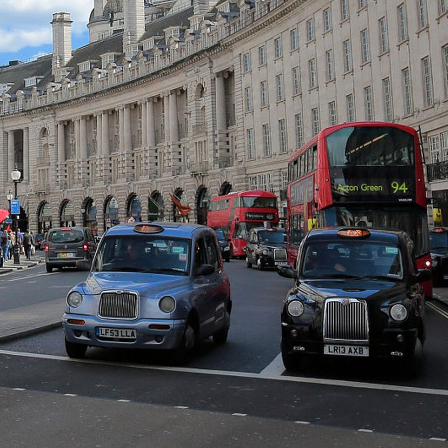
#> input picture 目标检测/ultralytics/imgs/test3.jpg, 448 x 448 px, given in place of test3.png, which was not available
$ python 05-CLAHE.py
#> lines starting #> are read from the running program, lines starting #| are printed output that depends on the picture; pictures that were not available may be replaced by others from this repository, and a replacement may not be noted
# -*- coding: utf-8 -*-
import cv2
import numpy as np
from matplotlib import pyplot as plt

img = cv2.imread('../assets/test3.png')
#> img is the input picture: shape (448, 448, 3); mean B, G, R 90.6, 88.6, 89.5
clahe = cv2.createCLAHE(clipLimit=10.0, tileGridSize=(8, 8))
cl1 = clahe.apply(img[:, :, 0])
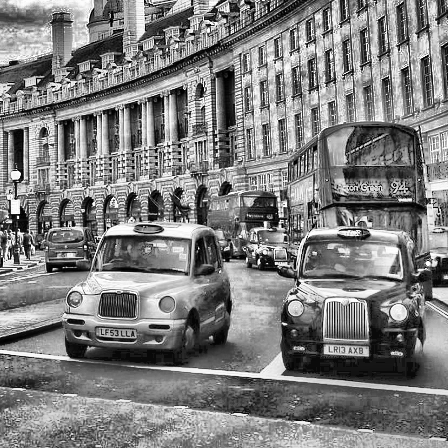
#> cl1: shape (448, 448); min 0, max 255, mean 126.2
cl2 = clahe.apply(img[:, :, 1])
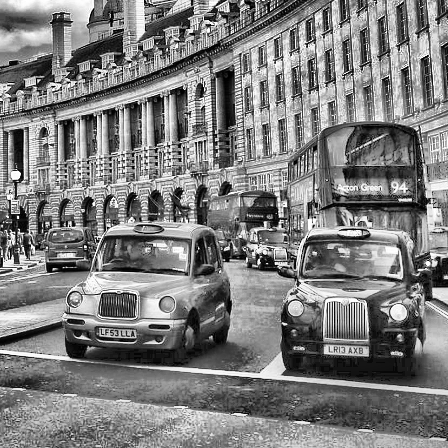
#> cl2: shape (448, 448); min 0, max 255, mean 125.6
cl3 = clahe.apply(img[:, :, 2])
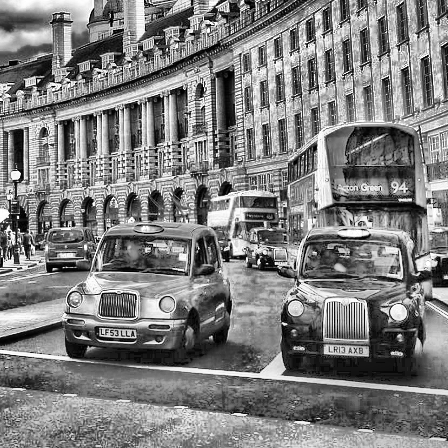
#> cl3: shape (448, 448); min 0, max 255, mean 125.8
cv2.imshow("img", img)
cv2.imshow("cl", cv2.merge((cl1, cl2, cl3)))
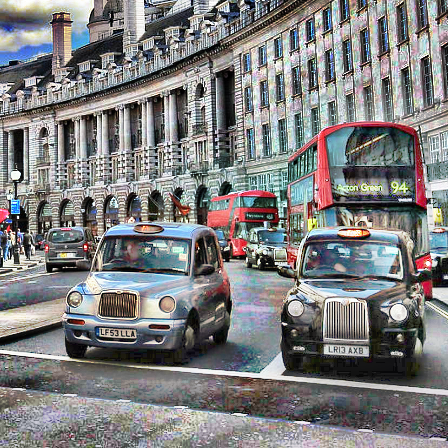
#> window 'cl': shape (448, 448, 3); mean B, G, R 126.2, 125.6, 125.8
cv2.waitKey(0)
# res = np.hstack((img, cv2.merge(cl3,cl2,cl1)))
# plt.imshow(res)
# plt.xticks([]), plt.yticks([])  # to hide tick values on X and Y axis
# plt.show()

$ run again, with 目标检测/ultralytics/imgs/test1.jpg copied over 目标检测/ultralytics/imgs/test3.jpg
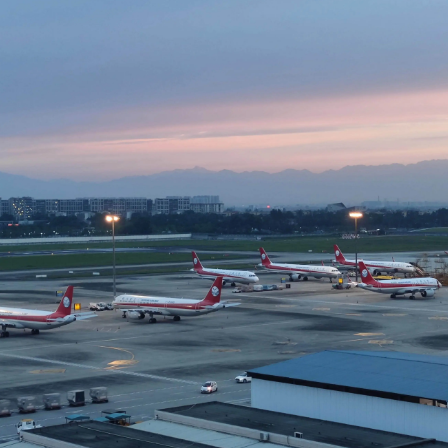
#> input picture 目标检测/ultralytics/imgs/test1.jpg, 448 x 448 px, given in place of test3.png, which was not available
#> img is the input picture: shape (448, 448, 3); mean B, G, R 140.2, 120.8, 106.2
#> `cl3 = clahe.apply(img[:, :, 2])`:
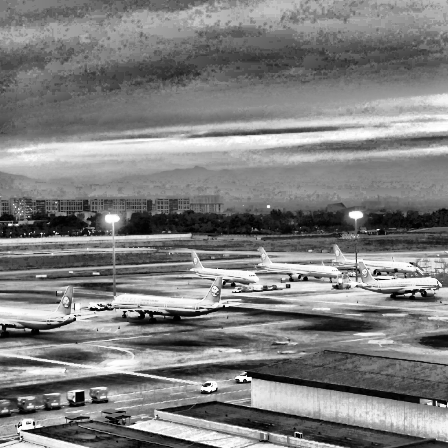
#> cl3: shape (448, 448); min 0, max 255, mean 127.9
#> `cv2.imshow("cl", cv2.merge((cl1, cl2, cl3)))`:
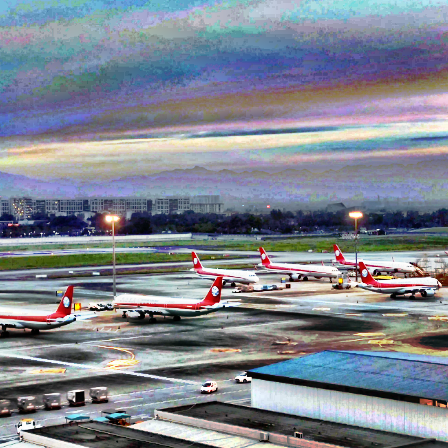
#> window 'cl': shape (448, 448, 3); mean B, G, R 144.6, 133.6, 127.9

$ run again, with 目标检测/ultralytics/imgs/test2.jpg copied over 目标检测/ultralytics/imgs/test3.jpg
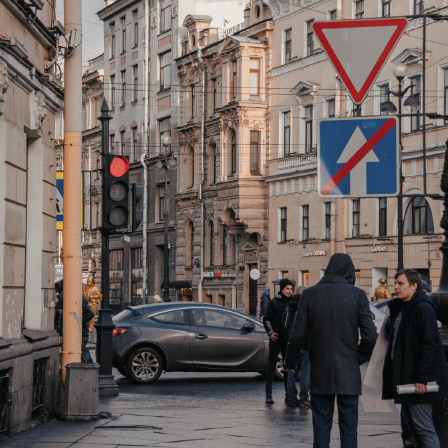
#> input picture 目标检测/ultralytics/imgs/test2.jpg, 448 x 448 px, given in place of test3.png, which was not available
#> img is the input picture: shape (448, 448, 3); mean B, G, R 94.9, 98.6, 107.9
#> `cl3 = clahe.apply(img[:, :, 2])`:
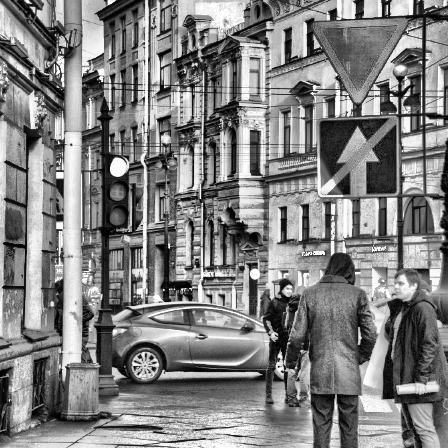
#> cl3: shape (448, 448); min 0, max 255, mean 128.7
#> `cv2.imshow("cl", cv2.merge((cl1, cl2, cl3)))`:
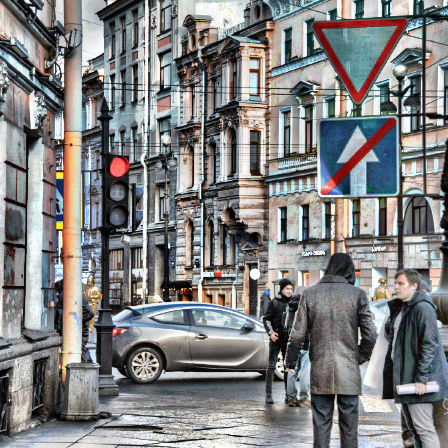
#> window 'cl': shape (448, 448, 3); mean B, G, R 129.1, 128.9, 128.7

$ run again, with 目标检测/ultralytics/imgs/test4.jpg copied over 目标检测/ultralytics/imgs/test3.jpg
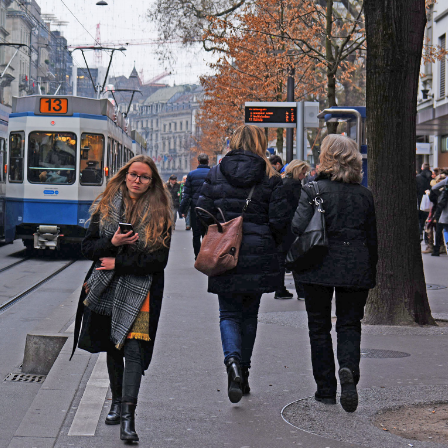
#> input picture 目标检测/ultralytics/imgs/test4.jpg, 448 x 448 px, given in place of test3.png, which was not available
#> img is the input picture: shape (448, 448, 3); mean B, G, R 99.4, 94.3, 98.7
#> `cl3 = clahe.apply(img[:, :, 2])`:
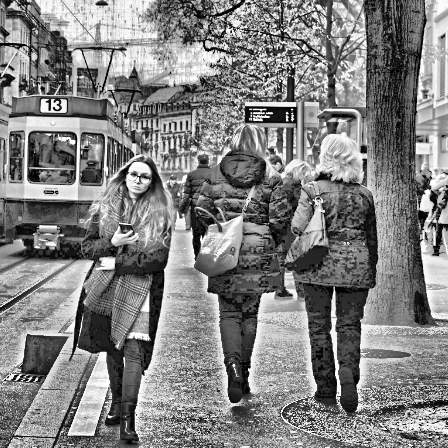
#> cl3: shape (448, 448); min 0, max 255, mean 129
#> `cv2.imshow("cl", cv2.merge((cl1, cl2, cl3)))`:
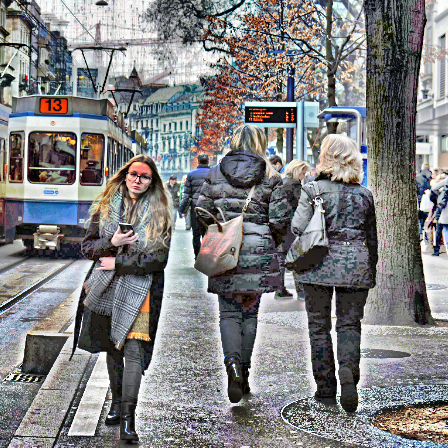
#> window 'cl': shape (448, 448, 3); mean B, G, R 129.9, 128.9, 129
